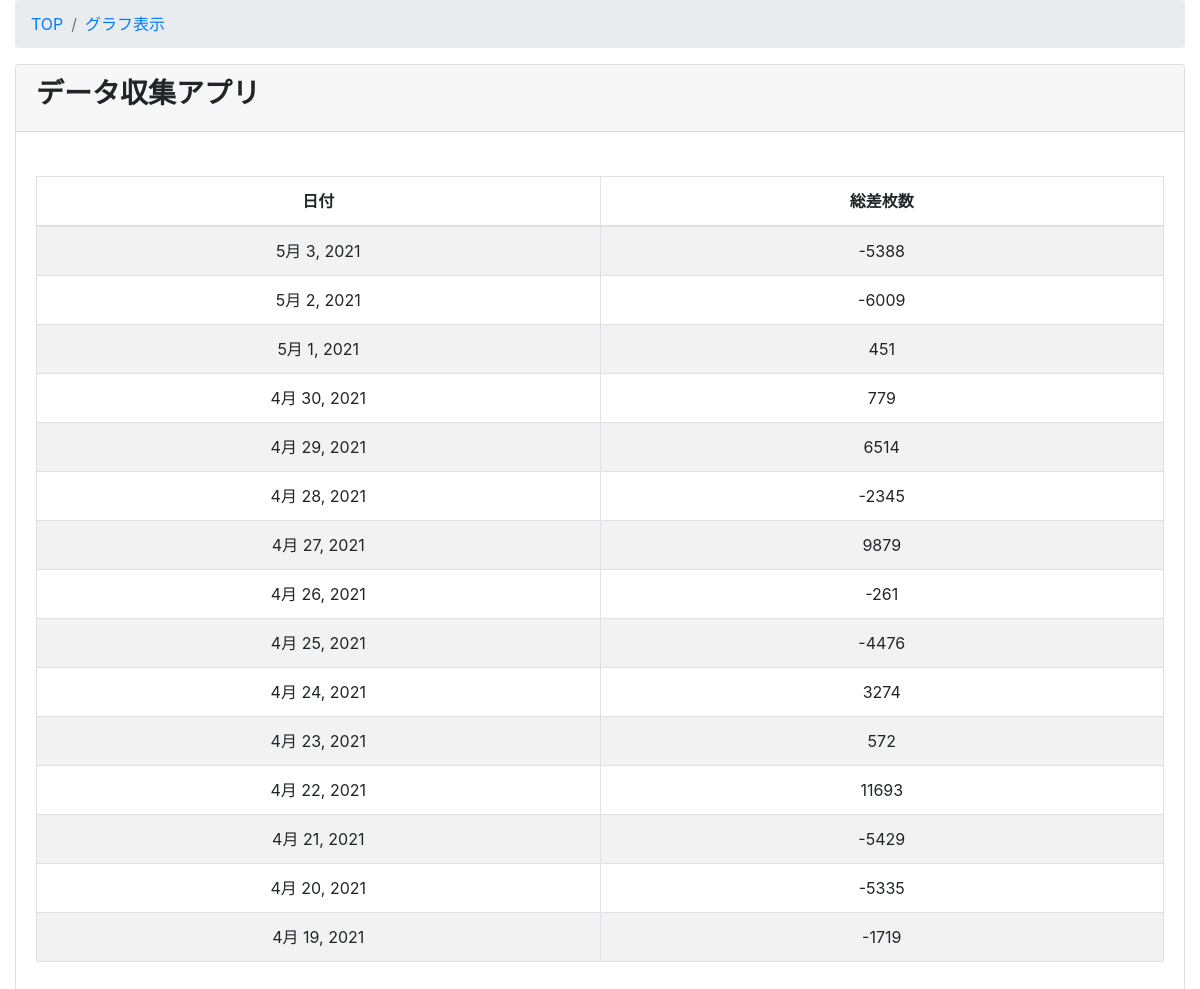
Before: /scrape_ps/total_pay/ with the older database file.
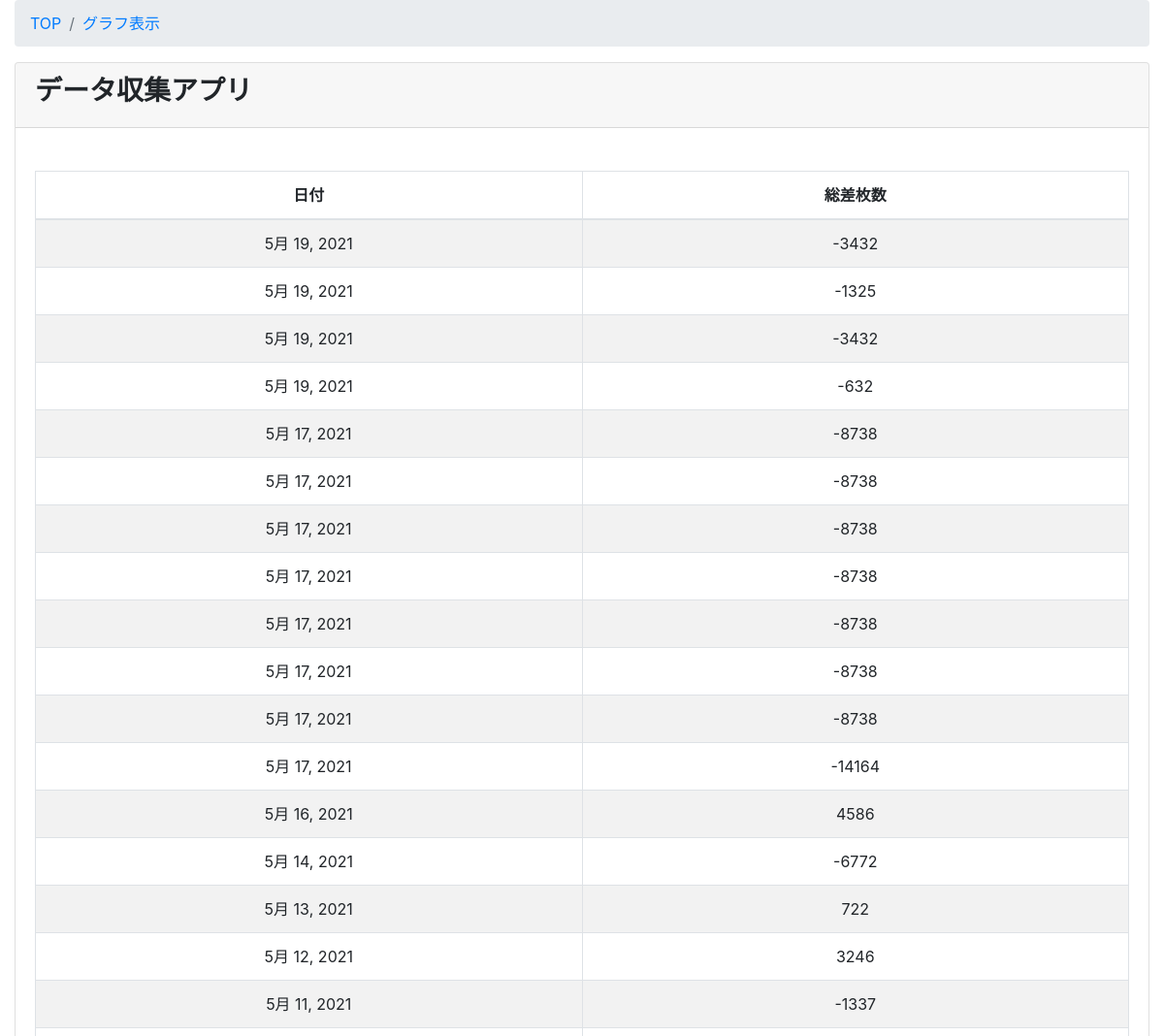
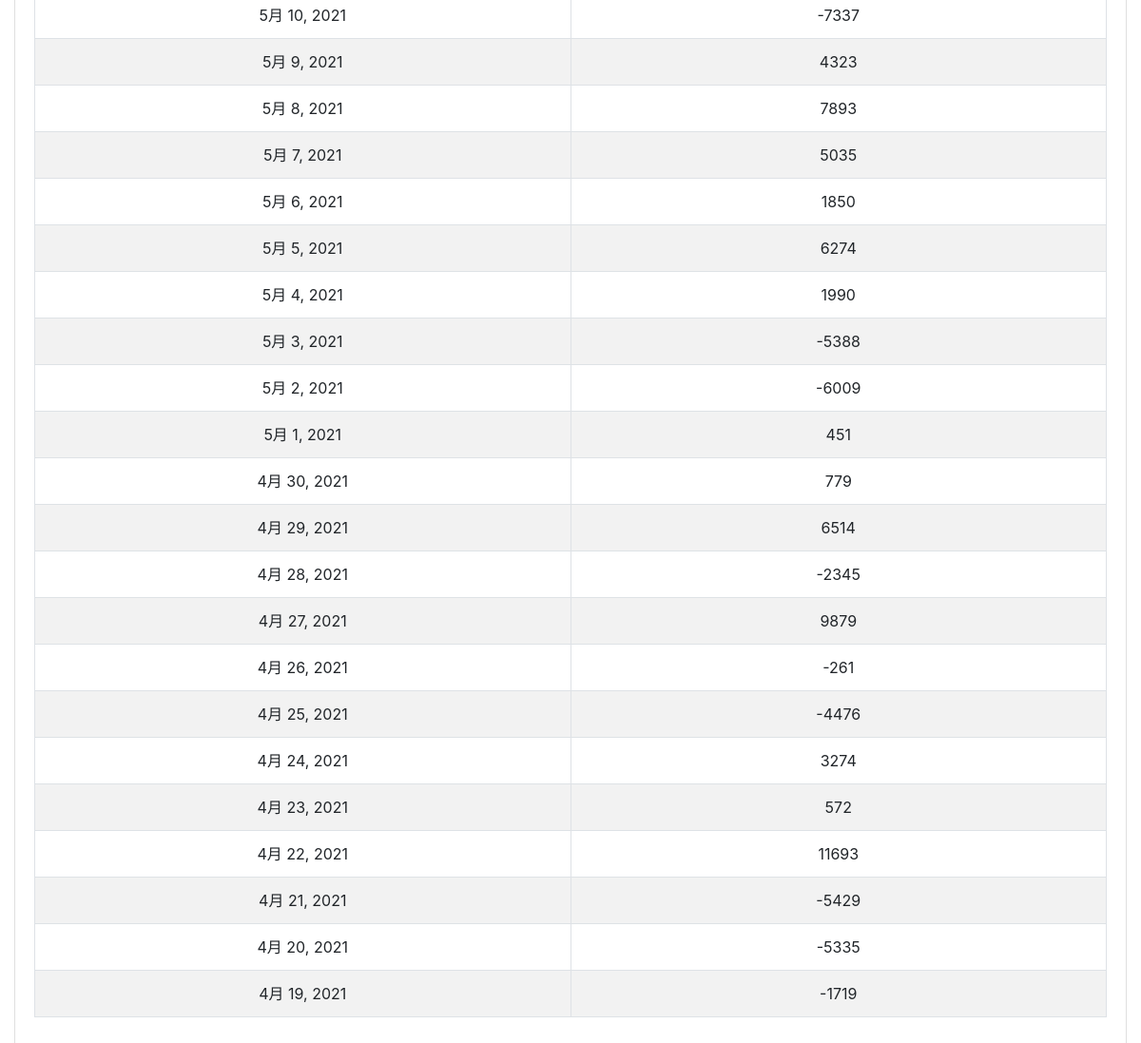
After: the same page with the newer database file (2 pictures, top to bottom).
### pss/models.py (models this page shows)
class TotalPay(models.Model):
    class Meta:
        db_table = 'pay'
        verbose_name='差枚数'
        verbose_name_plural ='差枚数'
    total_pay = models.IntegerField(verbose_name='総差枚数')
    date = models.DateField(verbose_name='日付', default=datetime.now())

### pss/views.py (the view)
# urls.py: path('total_pay/', views.TotalPayView.as_view(), name='total_pay'),
class TotalPayView(ListView):
    model = TotalPay
    template_name = 'scrape_ps/total_pay.html'
    def queryset(self):
        return TotalPay.objects.all().order_by('-date')

### pss/templates/scrape_ps/total_pay.html
{% extends 'scrape_ps/base.html' %}
{% block content %}
<div class="content-wrapper">
    <div class="container-fluid">
        <ol class="breadcrumb">
            <li class="breadcrumb-item">
                <a href="{% url 'scrape_ps:pss_list' %}">TOP</a>
            </li>
            <li class="breadcrumb-item active"><a href="{% url 'scrape_ps:pss_list' %}">グラフ表示</a></li>
        </ol>
        <div class="card mb-3">
            <div class="card-header">
                <h3><b>データ収集アプリ</b></h3>
            </div>
            <div class="card-body">
                <div class="table-responsive">
                    <table width="100%" class="table table-striped table-bordered table-hover">
                        <thead>
                            <tr>
                                <th class="text-center">日付</th>
                                <th class="text-center">総差枚数</th>
                            </tr>
                        </thead>
                        <tbody>
                            {% for item in object_list %}
                            <tr class="odd gradeX text-center">
                                <td class="text-center" width="100">{{item.date}}
                                </td>
                                <td class="text-center" width="100">{{item.total_pay}}
                                </td>
                            </tr>
                            {% endfor %}
                        </tbody>
                    </table>
                </div>
            </div>
        </div>
    </div>
</div>
{% endblock content %}

Changed rows visible on the page:
added TotalPay: date "5月 19, 2021", total_pay "-3432"
added TotalPay: date "5月 19, 2021", total_pay "-1325"
added TotalPay: date "5月 19, 2021", total_pay "-3432"
added TotalPay: date "5月 19, 2021", total_pay "-632"
added TotalPay: date "5月 17, 2021", total_pay "-8738"
added TotalPay: date "5月 17, 2021", total_pay "-8738"
added TotalPay: date "5月 17, 2021", total_pay "-8738"
added TotalPay: date "5月 17, 2021", total_pay "-8738"
added TotalPay: date "5月 17, 2021", total_pay "-8738"
added TotalPay: date "5月 17, 2021", total_pay "-8738"
added TotalPay: date "5月 17, 2021", total_pay "-8738"
added TotalPay: date "5月 17, 2021", total_pay "-14164"
added TotalPay: date "5月 16, 2021", total_pay "4586"
added TotalPay: date "5月 14, 2021", total_pay "-6772"
added TotalPay: date "5月 13, 2021", total_pay "722"
added TotalPay: date "5月 12, 2021", total_pay "3246"
added TotalPay: date "5月 11, 2021", total_pay "-1337"
added TotalPay: date "5月 10, 2021", total_pay "-7337"
added TotalPay: date "5月 9, 2021", total_pay "4323"
added TotalPay: date "5月 8, 2021", total_pay "7893"
added TotalPay: date "5月 7, 2021", total_pay "5035"
added TotalPay: date "5月 6, 2021", total_pay "1850"
added TotalPay: date "5月 5, 2021", total_pay "6274"
added TotalPay: date "5月 4, 2021", total_pay "1990"
